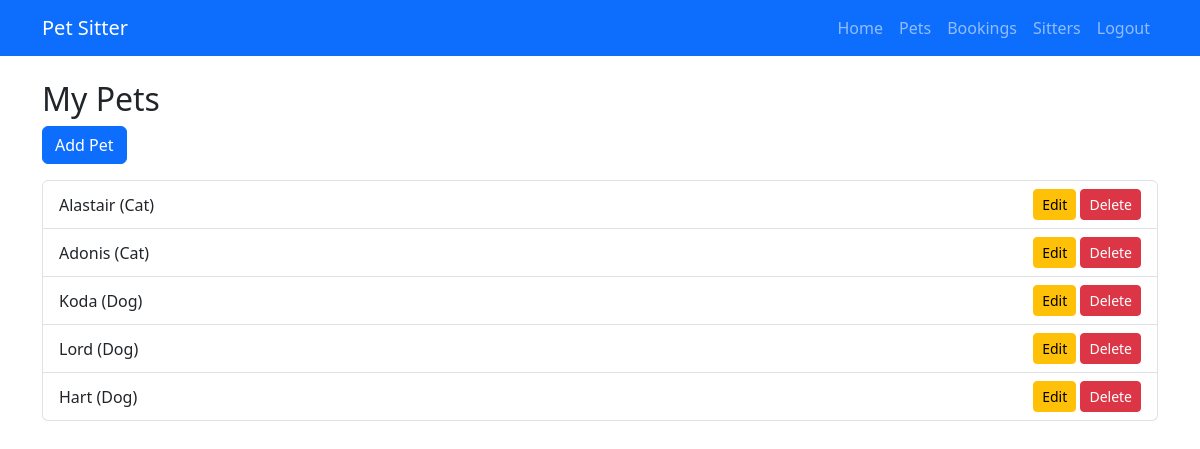
The page /pets/list/ (signed in) on the database its author committed.
### core/models.py (models this page shows, shortened)
class Pet(models.Model):
    owner = models.ForeignKey(
        User,
        on_delete=models.CASCADE,
        related_name="pets",
    )
    name = models.CharField(max_length=100)
    species = models.CharField(max_length=50)
    breed = models.CharField(max_length=100, blank=True)
    age = models.PositiveIntegerField()
    notes = models.TextField(blank=True)

### core/views.py (the view)
# urls.py: path("pets/list/", pet_list, name="pet_list"),
@login_required
def pet_list(request):
    pets = Pet.objects.filter(owner=request.user)
    return render(request, "pets/list.html", {"pets": pets})

### core/templates/pets/list.html (shortened to what this page needs)
{% extends "base.html" %}
{% block content %}
<h2>My Pets</h2>
<a href="{% url 'pet_create' %}" class="btn btn-primary mb-3">Add Pet</a>
{% if pets %}
<ul class="list-group">
    {% for pet in pets %}
    <li class="list-group-item d-flex justify-content-between align-items-center">
        <span>{{ pet.name }} ({{ pet.species }})</span>
        <span>
            <a href="{% url 'pet_update' pet.pk %}" class="btn btn-sm btn-warning">Edit</a>
            <a href="{% url 'pet_delete' pet.pk %}" class="btn btn-sm btn-danger">Delete</a>
        </span>
    </li>
    {% endfor %}
</ul>
{% else %}
<p>No pets added yet.</p>
{% endif %}
{% endblock %}

### rows shown on the page
Pet: name "Alastair", species "Cat"
Pet: name "Adonis", species "Cat"
Pet: name "Koda", species "Dog"
Pet: name "Lord", species "Dog"
Pet: name "Hart", species "Dog"
